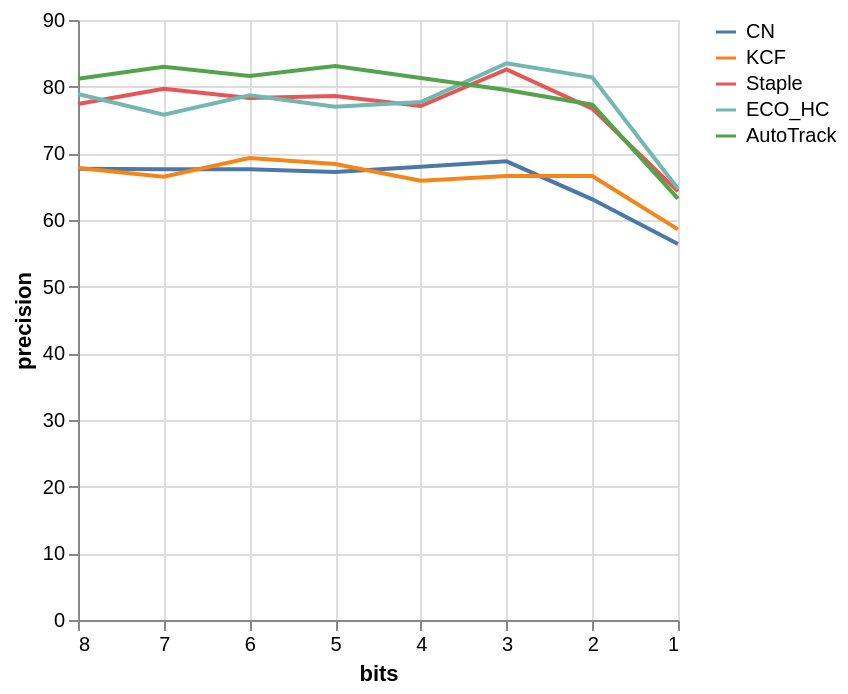

Here is the Vega-Lite specification saved for this chart:
### Vega-Lite specification from a JSON file in a GitHub repository (floating-point values rounded to 4 significant figures)
{"$schema": "https://vega.github.io/schema/vega-lite/v5.json", "data": {"values": [{"bits": 8, "AutoTrack": 81.2, "ECO_HC": 78.9, "Staple": 77.4, "CN": 67.7, "KCF": 67.8}, {"bits": 7, "AutoTrack": 83.0, "ECO_HC": 75.8, "Staple": 79.7, "CN": 67.6, "KCF": 66.5}, {"bits": 6, "AutoTrack": 81.6, "ECO_HC": 78.7, "Staple": 78.3, "CN": 67.6, "KCF": 69.3}, {"bits": 5, "AutoTrack": 83.1, "ECO_HC": 77.0, "Staple": 78.6, "CN": 67.2, "KCF": 68.4}, {"bits": 4, "AutoTrack": 81.3, "ECO_HC": 77.7, "Staple": 77.1, "CN": 68.0, "KCF": 65.9}, {"bits": 3, "AutoTrack": 79.5, "ECO_HC": 83.5, "Staple": 82.6, "CN": 68.8, "KCF": 66.6}, {"bits": 2, "AutoTrack": 77.3, "ECO_HC": 81.4, "Staple": 76.7, "CN": 63.1, "KCF": 66.6}, {"bits": 1, "AutoTrack": 63.2, "ECO_HC": 64.7, "Staple": 64.3, "CN": 56.4, "KCF": 58.6}]}, "repeat": {"layer": ["CN", "KCF", "Staple", "ECO_HC", "AutoTrack"]}, "spec": {"mark": "line", "encoding": {"x": {"sort": "descending", "field": "bits", "type": "quantitative"}, "y": {"field": {"repeat": "layer"}, "type": "quantitative", "title": "precision"}, "color": {"datum": {"repeat": "layer"}, "type": "nominal"}}}}
